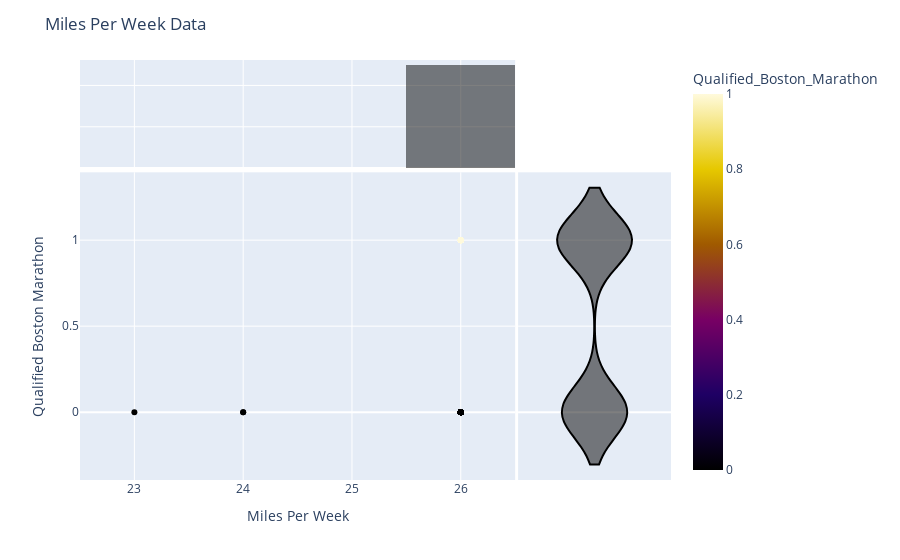

Notebook code for this chart:
### Code cell
# Making a Visualization of the Data

fig = px.scatter(df,
                 x = 'Miles_Per_week',
                 y = 'Qualified_Boston_Marathon',
                 marginal_x='histogram',
                 marginal_y='violin',
                 color='Qualified_Boston_Marathon',
                 color_continuous_scale=px.colors.sequential.Electric)
fig.update_layout(title = 'Miles Per Week Data',
                  xaxis_title = 'Miles Per Week',
                  yaxis_title = 'Qualified Boston Marathon')
fig.show()

### Figure 1 — Plotly figure (JSON) as saved in the notebook; plotly's stock layout.template omitted (floating-point values rounded to 4 significant figures; data arrays with more than 128 entries replaced by an {"elided": "..."} marker saying what was removed)
{"data": [{"hovertemplate": "Miles_Per_week=%{x}<br>Qualified_Boston_Marathon=%{marker.color}<extra></extra>", "legendgroup": "", "marker": {"color": {"elided": "500 int values"}, "coloraxis": "coloraxis", "symbol": "circle"}, "mode": "markers", "name": "", "orientation": "v", "showlegend": false, "type": "scatter", "x": {"elided": "500 int values"}, "xaxis": "x", "y": {"elided": "500 int values"}, "yaxis": "y"}, {"alignmentgroup": "True", "bingroup": "x", "hovertemplate": "Miles_Per_week=%{x}<br>count=%{y}<extra></extra>", "legendgroup": "", "marker": {"color": "rgb(0,0,0)"}, "name": "", "offsetgroup": "", "opacity": 0.5, "showlegend": false, "type": "histogram", "x": {"elided": "500 int values"}, "xaxis": "x3", "yaxis": "y3"}, {"alignmentgroup": "True", "hovertemplate": "Qualified_Boston_Marathon=%{y}<extra></extra>", "legendgroup": "", "marker": {"color": "rgb(0,0,0)", "symbol": "circle"}, "name": "", "offsetgroup": "", "scalegroup": "y", "showlegend": false, "type": "violin", "xaxis": "x2", "y": {"elided": "500 int values"}, "yaxis": "y2"}], "layout": {"barmode": "overlay", "coloraxis": {"colorbar": {"title": {"text": "Qualified_Boston_Marathon"}}, "colorscale": [[0, "rgb(0,0,0)"], [0.2, "rgb(30,0,100)"], [0.4, "rgb(120,0,100)"], [0.6, "rgb(160,90,0)"], [0.8, "rgb(230,200,0)"], [1, "rgb(255,250,220)"]]}, "legend": {"tracegroupgap": 0}, "margin": {"t": 60}, "title": {"text": "Miles Per Week Data"}, "xaxis": {"anchor": "y", "domain": [0, 0.7363], "title": {"text": "Miles Per Week"}}, "xaxis2": {"anchor": "y2", "domain": [0.7413, 1], "matches": "x2", "showgrid": false, "showline": false, "showticklabels": false, "ticks": ""}, "xaxis3": {"anchor": "y3", "domain": [0, 0.7363], "matches": "x", "showgrid": true, "showticklabels": false}, "xaxis4": {"anchor": "y4", "domain": [0.7413, 1], "matches": "x2", "showgrid": false, "showline": false, "showticklabels": false, "ticks": ""}, "yaxis": {"anchor": "x", "domain": [0, 0.7326], "title": {"text": "Qualified Boston Marathon"}}, "yaxis2": {"anchor": "x2", "domain": [0, 0.7326], "matches": "y", "showgrid": true, "showticklabels": false}, "yaxis3": {"anchor": "x3", "domain": [0.7426, 1], "matches": "y3", "showgrid": true, "showline": false, "showticklabels": false, "ticks": ""}, "yaxis4": {"anchor": "x4", "domain": [0.7426, 1], "matches": "y3", "showgrid": true, "showline": false, "showticklabels": false, "ticks": ""}}}
